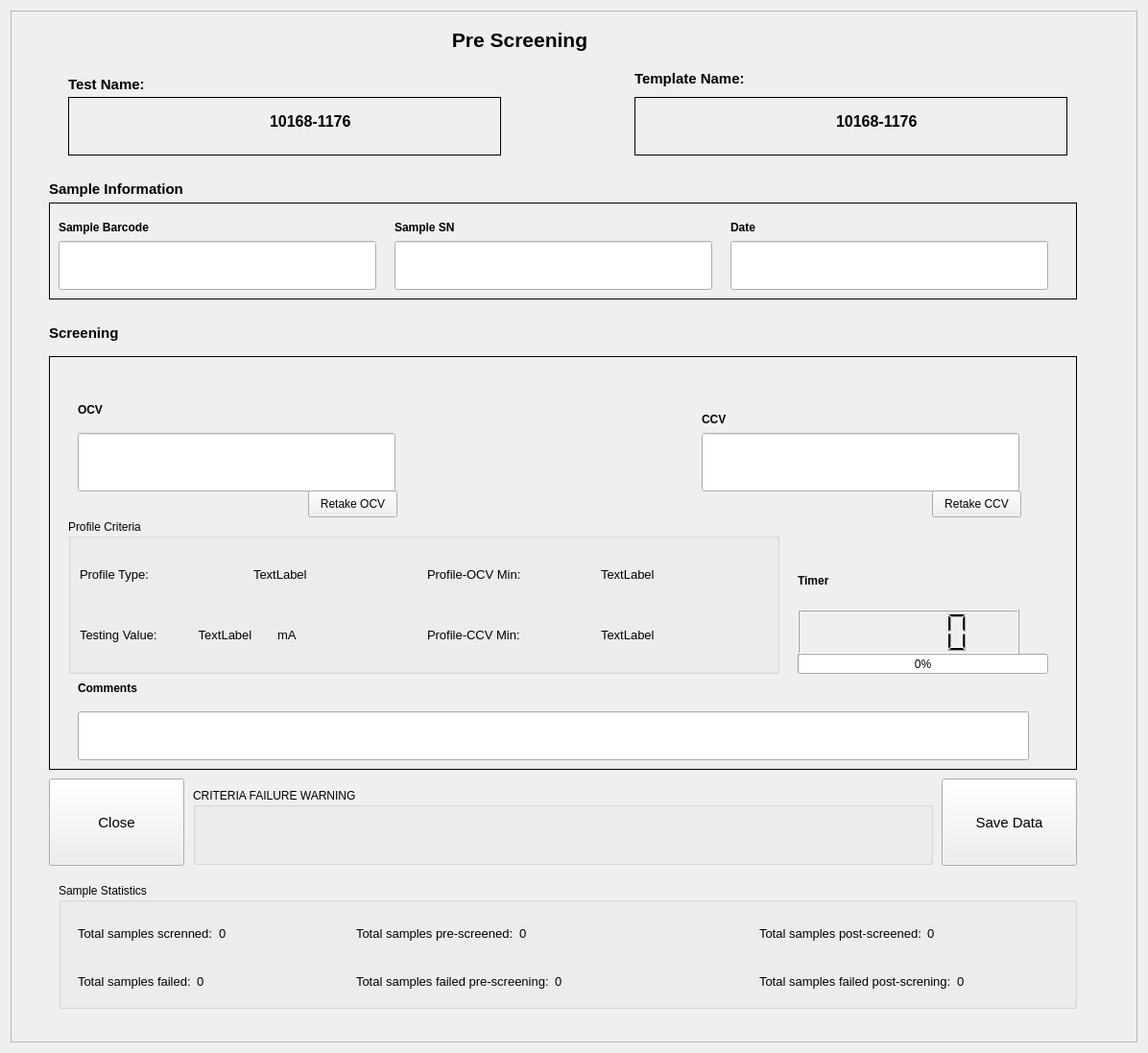
<?xml version="1.0" encoding="UTF-8"?>
<ui version="4.0">
 <class>Dialog</class>
 <widget class="QDialog" name="Dialog">
  <property name="geometry">
   <rect>
    <x>0</x>
    <y>0</y>
    <width>1196</width>
    <height>1097</height>
   </rect>
  </property>
  <property name="windowTitle">
   <string>Screening Data Collection Window</string>
  </property>
  <layout class="QGridLayout" name="gridLayout">
   <item row="0" column="0">
    <widget class="QFrame" name="frame">
     <property name="frameShape">
      <enum>QFrame::StyledPanel</enum>
     </property>
     <property name="frameShadow">
      <enum>QFrame::Raised</enum>
     </property>
     <widget class="QLabel" name="label">
      <property name="geometry">
       <rect>
        <x>350</x>
        <y>0</y>
        <width>361</width>
        <height>61</height>
       </rect>
      </property>
      <property name="font">
       <font>
        <pointsize>16</pointsize>
        <weight>75</weight>
        <bold>true</bold>
       </font>
      </property>
      <property name="layoutDirection">
       <enum>Qt::LeftToRight</enum>
      </property>
      <property name="text">
       <string>Pre Screening</string>
      </property>
      <property name="alignment">
       <set>Qt::AlignCenter</set>
      </property>
     </widget>
     <widget class="QFrame" name="frame_2">
      <property name="geometry">
       <rect>
        <x>60</x>
        <y>90</y>
        <width>451</width>
        <height>61</height>
       </rect>
      </property>
      <property name="frameShape">
       <enum>QFrame::Box</enum>
      </property>
      <property name="frameShadow">
       <enum>QFrame::Plain</enum>
      </property>
      <widget class="QLabel" name="label_1">
       <property name="geometry">
        <rect>
         <x>210</x>
         <y>0</y>
         <width>241</width>
         <height>51</height>
        </rect>
       </property>
       <property name="font">
        <font>
         <pointsize>12</pointsize>
         <weight>75</weight>
         <bold>true</bold>
        </font>
       </property>
       <property name="text">
        <string>10168-1176</string>
       </property>
      </widget>
     </widget>
     <widget class="QFrame" name="frame_4">
      <property name="geometry">
       <rect>
        <x>650</x>
        <y>90</y>
        <width>451</width>
        <height>61</height>
       </rect>
      </property>
      <property name="frameShape">
       <enum>QFrame::Box</enum>
      </property>
      <property name="frameShadow">
       <enum>QFrame::Plain</enum>
      </property>
      <widget class="QLabel" name="label_5">
       <property name="geometry">
        <rect>
         <x>210</x>
         <y>0</y>
         <width>241</width>
         <height>51</height>
        </rect>
       </property>
       <property name="font">
        <font>
         <pointsize>12</pointsize>
         <weight>75</weight>
         <bold>true</bold>
        </font>
       </property>
       <property name="text">
        <string>10168-1176</string>
       </property>
      </widget>
     </widget>
     <widget class="QLabel" name="label_2">
      <property name="geometry">
       <rect>
        <x>60</x>
        <y>66</y>
        <width>121</width>
        <height>21</height>
       </rect>
      </property>
      <property name="font">
       <font>
        <pointsize>11</pointsize>
        <weight>75</weight>
        <bold>true</bold>
       </font>
      </property>
      <property name="text">
       <string>Test Name:</string>
      </property>
     </widget>
     <widget class="QLabel" name="label_3">
      <property name="geometry">
       <rect>
        <x>650</x>
        <y>50</y>
        <width>171</width>
        <height>41</height>
       </rect>
      </property>
      <property name="font">
       <font>
        <pointsize>11</pointsize>
        <weight>75</weight>
        <bold>true</bold>
       </font>
      </property>
      <property name="text">
       <string>Template Name: </string>
      </property>
     </widget>
     <widget class="QFrame" name="frame_3">
      <property name="geometry">
       <rect>
        <x>40</x>
        <y>200</y>
        <width>1071</width>
        <height>101</height>
       </rect>
      </property>
      <property name="frameShape">
       <enum>QFrame::Box</enum>
      </property>
      <property name="frameShadow">
       <enum>QFrame::Plain</enum>
      </property>
      <widget class="QLineEdit" name="lineEdit_1">
       <property name="geometry">
        <rect>
         <x>10</x>
         <y>40</y>
         <width>331</width>
         <height>51</height>
        </rect>
       </property>
       <property name="font">
        <font>
         <pointsize>11</pointsize>
        </font>
       </property>
       <property name="focusPolicy">
        <enum>Qt::StrongFocus</enum>
       </property>
      </widget>
      <widget class="QLabel" name="label_7">
       <property name="geometry">
        <rect>
         <x>10</x>
         <y>10</y>
         <width>241</width>
         <height>31</height>
        </rect>
       </property>
       <property name="font">
        <font>
         <pointsize>9</pointsize>
         <weight>75</weight>
         <bold>true</bold>
        </font>
       </property>
       <property name="text">
        <string>Sample Barcode</string>
       </property>
      </widget>
      <widget class="QLineEdit" name="lineEdit_2">
       <property name="geometry">
        <rect>
         <x>360</x>
         <y>40</y>
         <width>331</width>
         <height>51</height>
        </rect>
       </property>
       <property name="font">
        <font>
         <pointsize>11</pointsize>
        </font>
       </property>
       <property name="focusPolicy">
        <enum>Qt::StrongFocus</enum>
       </property>
      </widget>
      <widget class="QLabel" name="label_8">
       <property name="geometry">
        <rect>
         <x>360</x>
         <y>10</y>
         <width>241</width>
         <height>31</height>
        </rect>
       </property>
       <property name="font">
        <font>
         <pointsize>9</pointsize>
         <weight>75</weight>
         <bold>true</bold>
        </font>
       </property>
       <property name="text">
        <string>Sample SN</string>
       </property>
      </widget>
      <widget class="QLineEdit" name="lineEdit_3">
       <property name="geometry">
        <rect>
         <x>710</x>
         <y>40</y>
         <width>331</width>
         <height>51</height>
        </rect>
       </property>
       <property name="font">
        <font>
         <pointsize>11</pointsize>
        </font>
       </property>
      </widget>
      <widget class="QLabel" name="label_9">
       <property name="geometry">
        <rect>
         <x>710</x>
         <y>10</y>
         <width>241</width>
         <height>31</height>
        </rect>
       </property>
       <property name="font">
        <font>
         <pointsize>9</pointsize>
         <weight>75</weight>
         <bold>true</bold>
        </font>
       </property>
       <property name="text">
        <string>Date</string>
       </property>
      </widget>
     </widget>
     <widget class="QLabel" name="label_4">
      <property name="geometry">
       <rect>
        <x>40</x>
        <y>170</y>
        <width>241</width>
        <height>31</height>
       </rect>
      </property>
      <property name="font">
       <font>
        <pointsize>11</pointsize>
        <weight>75</weight>
        <bold>true</bold>
       </font>
      </property>
      <property name="text">
       <string>Sample Information</string>
      </property>
     </widget>
     <widget class="QFrame" name="frame_5">
      <property name="geometry">
       <rect>
        <x>40</x>
        <y>360</y>
        <width>1071</width>
        <height>431</height>
       </rect>
      </property>
      <property name="frameShape">
       <enum>QFrame::Box</enum>
      </property>
      <property name="frameShadow">
       <enum>QFrame::Plain</enum>
      </property>
      <widget class="QLineEdit" name="lineEdit_4">
       <property name="enabled">
        <bool>true</bool>
       </property>
       <property name="geometry">
        <rect>
         <x>30</x>
         <y>80</y>
         <width>331</width>
         <height>61</height>
        </rect>
       </property>
       <property name="font">
        <font>
         <pointsize>11</pointsize>
        </font>
       </property>
      </widget>
      <widget class="QLabel" name="label_10">
       <property name="geometry">
        <rect>
         <x>30</x>
         <y>40</y>
         <width>241</width>
         <height>31</height>
        </rect>
       </property>
       <property name="font">
        <font>
         <pointsize>9</pointsize>
         <weight>75</weight>
         <bold>true</bold>
        </font>
       </property>
       <property name="text">
        <string>OCV</string>
       </property>
      </widget>
      <widget class="QLineEdit" name="lineEdit_5">
       <property name="enabled">
        <bool>true</bool>
       </property>
       <property name="geometry">
        <rect>
         <x>680</x>
         <y>80</y>
         <width>331</width>
         <height>61</height>
        </rect>
       </property>
       <property name="font">
        <font>
         <pointsize>11</pointsize>
        </font>
       </property>
      </widget>
      <widget class="QLabel" name="label_11">
       <property name="geometry">
        <rect>
         <x>680</x>
         <y>50</y>
         <width>241</width>
         <height>31</height>
        </rect>
       </property>
       <property name="font">
        <font>
         <pointsize>9</pointsize>
         <weight>75</weight>
         <bold>true</bold>
        </font>
       </property>
       <property name="text">
        <string>CCV</string>
       </property>
      </widget>
      <widget class="QLineEdit" name="lineEdit_6">
       <property name="geometry">
        <rect>
         <x>30</x>
         <y>370</y>
         <width>991</width>
         <height>51</height>
        </rect>
       </property>
      </widget>
      <widget class="QLabel" name="label_14">
       <property name="geometry">
        <rect>
         <x>30</x>
         <y>330</y>
         <width>241</width>
         <height>31</height>
        </rect>
       </property>
       <property name="font">
        <font>
         <pointsize>9</pointsize>
         <weight>75</weight>
         <bold>true</bold>
        </font>
       </property>
       <property name="text">
        <string>Comments</string>
       </property>
      </widget>
      <widget class="QWidget" name="layoutWidget">
       <property name="geometry">
        <rect>
         <x>780</x>
         <y>210</y>
         <width>231</width>
         <height>101</height>
        </rect>
       </property>
       <layout class="QVBoxLayout" name="verticalLayout">
        <item>
         <widget class="QLabel" name="label_12">
          <property name="font">
           <font>
            <pointsize>9</pointsize>
            <weight>75</weight>
            <bold>true</bold>
           </font>
          </property>
          <property name="text">
           <string>Timer</string>
          </property>
         </widget>
        </item>
        <item>
         <widget class="QLCDNumber" name="lcdNumber">
          <property name="smallDecimalPoint">
           <bool>true</bool>
          </property>
         </widget>
        </item>
       </layout>
      </widget>
      <widget class="QGroupBox" name="groupBox_3">
       <property name="geometry">
        <rect>
         <x>20</x>
         <y>170</y>
         <width>741</width>
         <height>161</height>
        </rect>
       </property>
       <property name="title">
        <string>Profile Criteria</string>
       </property>
       <layout class="QGridLayout" name="gridLayout_2">
        <item row="0" column="0">
         <layout class="QHBoxLayout" name="horizontalLayout_7">
          <item>
           <widget class="QLabel" name="label_6">
            <property name="font">
             <font>
              <pointsize>10</pointsize>
             </font>
            </property>
            <property name="text">
             <string>Profile Type:</string>
            </property>
           </widget>
          </item>
          <item>
           <widget class="QLabel" name="label_28">
            <property name="font">
             <font>
              <pointsize>10</pointsize>
             </font>
            </property>
            <property name="text">
             <string>TextLabel</string>
            </property>
           </widget>
          </item>
         </layout>
        </item>
        <item row="0" column="1">
         <layout class="QHBoxLayout" name="horizontalLayout_10">
          <item>
           <widget class="QLabel" name="label_32">
            <property name="font">
             <font>
              <pointsize>10</pointsize>
             </font>
            </property>
            <property name="text">
             <string>Profile-OCV Min:</string>
            </property>
           </widget>
          </item>
          <item>
           <widget class="QLabel" name="label_33">
            <property name="font">
             <font>
              <pointsize>10</pointsize>
             </font>
            </property>
            <property name="text">
             <string>TextLabel</string>
            </property>
           </widget>
          </item>
         </layout>
        </item>
        <item row="1" column="0">
         <layout class="QHBoxLayout" name="horizontalLayout_9">
          <item>
           <layout class="QHBoxLayout" name="horizontalLayout_8">
            <item>
             <widget class="QLabel" name="label_29">
              <property name="font">
               <font>
                <pointsize>10</pointsize>
               </font>
              </property>
              <property name="text">
               <string>Testing Value:</string>
              </property>
             </widget>
            </item>
            <item>
             <widget class="QLabel" name="label_30">
              <property name="font">
               <font>
                <pointsize>10</pointsize>
               </font>
              </property>
              <property name="text">
               <string>TextLabel</string>
              </property>
              <property name="alignment">
               <set>Qt::AlignCenter</set>
              </property>
             </widget>
            </item>
           </layout>
          </item>
          <item>
           <widget class="QLabel" name="label_31">
            <property name="sizePolicy">
             <sizepolicy hsizetype="Fixed" vsizetype="Preferred">
              <horstretch>0</horstretch>
              <verstretch>0</verstretch>
             </sizepolicy>
            </property>
            <property name="maximumSize">
             <size>
              <width>150</width>
              <height>16777215</height>
             </size>
            </property>
            <property name="font">
             <font>
              <pointsize>10</pointsize>
             </font>
            </property>
            <property name="text">
             <string>mA</string>
            </property>
           </widget>
          </item>
         </layout>
        </item>
        <item row="1" column="1">
         <layout class="QHBoxLayout" name="horizontalLayout_11">
          <item>
           <widget class="QLabel" name="label_34">
            <property name="font">
             <font>
              <pointsize>10</pointsize>
             </font>
            </property>
            <property name="text">
             <string>Profile-CCV Min:</string>
            </property>
           </widget>
          </item>
          <item>
           <widget class="QLabel" name="label_35">
            <property name="font">
             <font>
              <pointsize>10</pointsize>
             </font>
            </property>
            <property name="text">
             <string>TextLabel</string>
            </property>
           </widget>
          </item>
         </layout>
        </item>
       </layout>
      </widget>
      <widget class="QPushButton" name="pushButton_3">
       <property name="geometry">
        <rect>
         <x>270</x>
         <y>140</y>
         <width>93</width>
         <height>28</height>
        </rect>
       </property>
       <property name="text">
        <string>Retake OCV</string>
       </property>
       <property name="autoDefault">
        <bool>false</bool>
       </property>
      </widget>
      <widget class="QProgressBar" name="progressBar">
       <property name="geometry">
        <rect>
         <x>780</x>
         <y>310</y>
         <width>261</width>
         <height>21</height>
        </rect>
       </property>
       <property name="value">
        <number>0</number>
       </property>
      </widget>
      <widget class="QLabel" name="label_37">
       <property name="geometry">
        <rect>
         <x>680</x>
         <y>140</y>
         <width>151</width>
         <height>21</height>
        </rect>
       </property>
       <property name="text">
        <string/>
       </property>
      </widget>
      <widget class="QPushButton" name="pushButton_4">
       <property name="geometry">
        <rect>
         <x>920</x>
         <y>140</y>
         <width>93</width>
         <height>28</height>
        </rect>
       </property>
       <property name="text">
        <string>Retake CCV</string>
       </property>
       <property name="autoDefault">
        <bool>false</bool>
       </property>
      </widget>
      <widget class="QWidget" name="layoutWidget">
       <property name="geometry">
        <rect>
         <x>30</x>
         <y>140</y>
         <width>111</width>
         <height>31</height>
        </rect>
       </property>
       <layout class="QHBoxLayout" name="horizontalLayout_12">
        <item>
         <widget class="QLabel" name="label_36">
          <property name="text">
           <string/>
          </property>
         </widget>
        </item>
        <item>
         <widget class="QLabel" name="label_39">
          <property name="text">
           <string/>
          </property>
         </widget>
        </item>
       </layout>
      </widget>
      <widget class="QWidget" name="layoutWidget">
       <property name="geometry">
        <rect>
         <x>140</x>
         <y>140</y>
         <width>131</width>
         <height>31</height>
        </rect>
       </property>
       <layout class="QHBoxLayout" name="horizontalLayout_13">
        <item>
         <widget class="QLabel" name="label_38">
          <property name="text">
           <string/>
          </property>
         </widget>
        </item>
        <item>
         <widget class="QLabel" name="label_40">
          <property name="text">
           <string/>
          </property>
         </widget>
        </item>
       </layout>
      </widget>
     </widget>
     <widget class="QLabel" name="label_13">
      <property name="geometry">
       <rect>
        <x>40</x>
        <y>320</y>
        <width>241</width>
        <height>31</height>
       </rect>
      </property>
      <property name="font">
       <font>
        <pointsize>11</pointsize>
        <weight>75</weight>
        <bold>true</bold>
       </font>
      </property>
      <property name="text">
       <string>Screening</string>
      </property>
     </widget>
     <widget class="QPushButton" name="pushButton">
      <property name="geometry">
       <rect>
        <x>40</x>
        <y>800</y>
        <width>141</width>
        <height>91</height>
       </rect>
      </property>
      <property name="font">
       <font>
        <pointsize>11</pointsize>
       </font>
      </property>
      <property name="text">
       <string>Close</string>
      </property>
      <property name="autoDefault">
       <bool>false</bool>
      </property>
     </widget>
     <widget class="QPushButton" name="pushButton_2">
      <property name="geometry">
       <rect>
        <x>970</x>
        <y>800</y>
        <width>141</width>
        <height>91</height>
       </rect>
      </property>
      <property name="font">
       <font>
        <pointsize>11</pointsize>
       </font>
      </property>
      <property name="text">
       <string>Save Data</string>
      </property>
      <property name="autoDefault">
       <bool>false</bool>
      </property>
      <property name="default">
       <bool>false</bool>
      </property>
     </widget>
     <widget class="QGroupBox" name="groupBox">
      <property name="geometry">
       <rect>
        <x>190</x>
        <y>810</y>
        <width>771</width>
        <height>80</height>
       </rect>
      </property>
      <property name="title">
       <string>CRITERIA FAILURE WARNING</string>
      </property>
      <widget class="QLabel" name="label_15">
       <property name="geometry">
        <rect>
         <x>10</x>
         <y>30</y>
         <width>731</width>
         <height>41</height>
        </rect>
       </property>
       <property name="font">
        <font>
         <pointsize>10</pointsize>
        </font>
       </property>
       <property name="text">
        <string/>
       </property>
      </widget>
     </widget>
     <widget class="QGroupBox" name="groupBox_2">
      <property name="geometry">
       <rect>
        <x>50</x>
        <y>909</y>
        <width>1061</width>
        <height>131</height>
       </rect>
      </property>
      <property name="title">
       <string>Sample Statistics</string>
      </property>
      <widget class="QWidget" name="layoutWidget">
       <property name="geometry">
        <rect>
         <x>20</x>
         <y>90</y>
         <width>183</width>
         <height>24</height>
        </rect>
       </property>
       <layout class="QHBoxLayout" name="horizontalLayout_2">
        <item>
         <widget class="QLabel" name="label_18">
          <property name="font">
           <font>
            <pointsize>10</pointsize>
           </font>
          </property>
          <property name="text">
           <string>Total samples failed:</string>
          </property>
         </widget>
        </item>
        <item>
         <widget class="QLabel" name="label_19">
          <property name="font">
           <font>
            <pointsize>10</pointsize>
           </font>
          </property>
          <property name="text">
           <string>0</string>
          </property>
         </widget>
        </item>
       </layout>
      </widget>
      <widget class="QWidget" name="layoutWidget_2">
       <property name="geometry">
        <rect>
         <x>310</x>
         <y>40</y>
         <width>242</width>
         <height>24</height>
        </rect>
       </property>
       <layout class="QHBoxLayout" name="horizontalLayout_3">
        <item>
         <widget class="QLabel" name="label_20">
          <property name="font">
           <font>
            <pointsize>10</pointsize>
           </font>
          </property>
          <property name="text">
           <string>Total samples pre-screened:</string>
          </property>
         </widget>
        </item>
        <item>
         <widget class="QLabel" name="label_21">
          <property name="font">
           <font>
            <pointsize>10</pointsize>
           </font>
          </property>
          <property name="text">
           <string>0</string>
          </property>
         </widget>
        </item>
       </layout>
      </widget>
      <widget class="QWidget" name="layoutWidget_3">
       <property name="geometry">
        <rect>
         <x>310</x>
         <y>90</y>
         <width>295</width>
         <height>24</height>
        </rect>
       </property>
       <layout class="QHBoxLayout" name="horizontalLayout_4">
        <item>
         <widget class="QLabel" name="label_22">
          <property name="font">
           <font>
            <pointsize>10</pointsize>
           </font>
          </property>
          <property name="text">
           <string>Total samples failed pre-screening:</string>
          </property>
         </widget>
        </item>
        <item>
         <widget class="QLabel" name="label_23">
          <property name="font">
           <font>
            <pointsize>10</pointsize>
           </font>
          </property>
          <property name="text">
           <string>0</string>
          </property>
         </widget>
        </item>
       </layout>
      </widget>
      <widget class="QWidget" name="layoutWidget_4">
       <property name="geometry">
        <rect>
         <x>730</x>
         <y>40</y>
         <width>251</width>
         <height>24</height>
        </rect>
       </property>
       <layout class="QHBoxLayout" name="horizontalLayout_5">
        <item>
         <widget class="QLabel" name="label_24">
          <property name="font">
           <font>
            <pointsize>10</pointsize>
           </font>
          </property>
          <property name="text">
           <string>Total samples post-screened:</string>
          </property>
         </widget>
        </item>
        <item>
         <widget class="QLabel" name="label_25">
          <property name="font">
           <font>
            <pointsize>10</pointsize>
           </font>
          </property>
          <property name="text">
           <string>0</string>
          </property>
         </widget>
        </item>
       </layout>
      </widget>
      <widget class="QWidget" name="layoutWidget_5">
       <property name="geometry">
        <rect>
         <x>730</x>
         <y>90</y>
         <width>306</width>
         <height>24</height>
        </rect>
       </property>
       <layout class="QHBoxLayout" name="horizontalLayout_6">
        <item>
         <widget class="QLabel" name="label_26">
          <property name="font">
           <font>
            <pointsize>10</pointsize>
           </font>
          </property>
          <property name="text">
           <string>Total samples failed post-screning:</string>
          </property>
         </widget>
        </item>
        <item>
         <widget class="QLabel" name="label_27">
          <property name="font">
           <font>
            <pointsize>10</pointsize>
           </font>
          </property>
          <property name="text">
           <string>0</string>
          </property>
         </widget>
        </item>
       </layout>
      </widget>
      <widget class="QWidget" name="layoutWidget">
       <property name="geometry">
        <rect>
         <x>20</x>
         <y>40</y>
         <width>211</width>
         <height>24</height>
        </rect>
       </property>
       <layout class="QHBoxLayout" name="horizontalLayout">
        <item>
         <widget class="QLabel" name="label_16">
          <property name="font">
           <font>
            <pointsize>10</pointsize>
           </font>
          </property>
          <property name="text">
           <string>Total samples screnned:</string>
          </property>
         </widget>
        </item>
        <item>
         <widget class="QLabel" name="label_17">
          <property name="font">
           <font>
            <pointsize>10</pointsize>
           </font>
          </property>
          <property name="text">
           <string>0</string>
          </property>
         </widget>
        </item>
       </layout>
      </widget>
     </widget>
    </widget>
   </item>
  </layout>
 </widget>
 <resources/>
 <connections/>
</ui>
